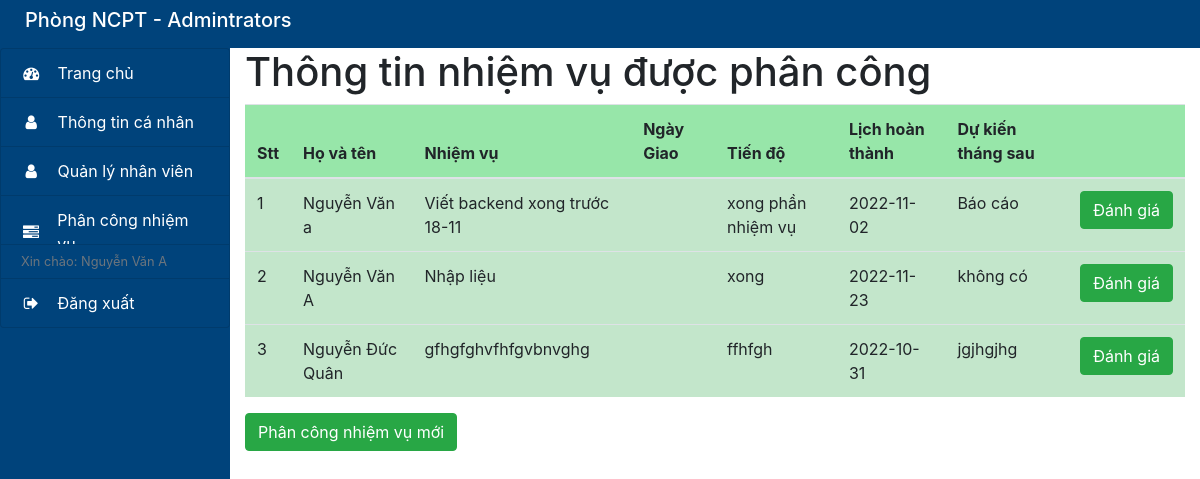
The page /admin/nhiemvu.php (signed in) on the database its author committed.
### tables this page shows
CREATE TABLE `tbl_nhiemvu` (
  `id` int(11) NOT NULL,
  `fullname` varchar(50) NOT NULL,
  `username` varchar(35) NOT NULL,
  `nhiemVu` varchar(255) NOT NULL,
  `tienDo` varchar(255) NOT NULL,
  `duKien` varchar(255) NOT NULL,
  `hoanThanh` date NOT NULL,
  `user_add` varchar(30) NOT NULL
);

### connect/dbhelp.php (called while the page is built, shortened)
<?php
function executeResult($sql) {
	$conn = mysqli_connect(HOST, USERNAME, PASSWORD, DATABASE);
	$resultset = mysqli_query($conn, $sql);
	$list      = [];
	while ($row = mysqli_fetch_array($resultset, 1)) {
		$list[] = $row;
	}
	return $list;
}

### admin/nhiemvu.php (the view, shortened to what this page needs)
<?php
require_once ('../connect/dbhelp.php');
?>
<!DOCTYPE html>
<html lang="en">
<head>
    <link rel="stylesheet" href="style.css">
    <link rel="stylesheet" href="https://maxcdn.bootstrapcdn.com/bootstrap/4.0.0/css/bootstrap.min.css">
    <link rel="stylesheet" href="https://stackpath.bootstrapcdn.com/font-awesome/4.7.0/css/font-awesome.min.css">
</head>
<body>
    <nav class="sb-topnav " style="background-color: #00437b;">
        <h1 class="navbar-brand ps-3" style="color: #fff; padding-left: 25px" href="index.php">Phòng NCPT - Admintrators
        </h1>
    </nav>
    <div class="container-fluid p-0">
        <div class="row" id="body-row">
            <?php include_once('includes/sidebar.php');?>
            <div class="col">
                <h1>
                    Thông tin nhiệm vụ được phân công
                </h1>
                <table class="table table-success table-striped-columns">
                    <thead>
                        <tr style="background-color: #97e6a9;">
                            <th>Stt</th>
                            <th>Họ và tên</th>
                            <th>Nhiệm vụ</th>
                            <th>Ngày Giao</th>
                            <th>Tiến độ</th>
                            <th>Lịch hoàn thành</th>
                            <th>Dự kiến tháng sau</th>
                            <th width="40px"></th>
                        </tr>
                    </thead>
                    <tbody>
                        <?php
						$trang = 1;
						$tim_kiem = '';
						$so_dong_tren_trang = 30;
						$bo_qua = $so_dong_tren_trang * ($trang - 1);
						$sql = "select * from tbl_nhiemvu where fullname like '%$tim_kiem%' order by id DESC limit $so_dong_tren_trang offset $bo_qua";
						$khach = executeResult($sql);
						$index = 1;
						foreach ($khach as $std) {
							echo '<tr>
                            <td>'.($index++).'</td>
                            <td>'.$std['fullname'].'</td>
                            <td>'.$std['nhiemVu'].'</td>
                            <td>'.$std['ngayGiao'].'</td>
                            <td>'.$std['tienDo'].'</td>
                            <td>'.$std['hoanThanh'].'</td>
                            <td>'.$std['duKien'].'</td>
							<td><button class="btn btn-success" onclick=\'window.open("baocao.php?id='.$std['id'].'","_self")\'>Đánh giá</button></td>';
						}
					?>
                    </tbody>
                </table>
                <button class="btn btn-success" onclick="window.open('baocao.php', '_self')">Phân công nhiệm vụ mới</button>
            </div>
        </div>
    </div>
</body>
</html>

### admin/style.css (style rules this page uses)
#body-row { margin-left: 0; margin-right: 0; }

### rows shown on the page
tbl_nhiemvu: fullname "Nguyễn Văn a", nhiemVu "Viết backend xong trước 18-11", tienDo "xong phần nhiệm vụ", hoanThanh "2022-11-02", duKien "Báo cáo"
tbl_nhiemvu: fullname "Nguyễn Văn A", nhiemVu "Nhập liệu", tienDo "xong", hoanThanh "2022-11-23", duKien "không có"
tbl_nhiemvu: fullname "Nguyễn Đức Quân", nhiemVu "gfhgfghvfhfgvbnvghg", tienDo "ffhfgh", hoanThanh "2022-10-31", duKien "jgjhgjhg"

### other values the page prints
$_SESSION['fullname'] "Nguyễn Văn A"
